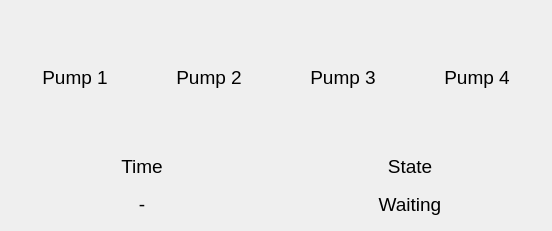
       <widget class="QWidget" name="tab">
        <attribute name="title">
         <string>Backwash</string>
        </attribute>
        <layout class="QVBoxLayout" name="verticalLayout_37">
         <item>
          <layout class="QHBoxLayout" name="horizontalLayout_25">
           <item>
            <layout class="QVBoxLayout" name="verticalLayout_25">
             <item>
              <layout class="QHBoxLayout" name="horizontalLayout_21">
               <item>
                <spacer name="horizontalSpacer_46">
                 <property name="orientation">
                  <enum>Qt::Horizontal</enum>
                 </property>
                 <property name="sizeHint" stdset="0">
                  <size>
                   <width>40</width>
                   <height>20</height>
                  </size>
                 </property>
                </spacer>
               </item>
               <item>
                <widget class="StateView" name="pump1BackwashView" native="true">
                 <property name="minimumSize">
                  <size>
                   <width>48</width>
                   <height>48</height>
                  </size>
                 </property>
                 <property name="maximumSize">
                  <size>
                   <width>48</width>
                   <height>48</height>
                  </size>
                 </property>
                </widget>
               </item>
               <item>
                <spacer name="horizontalSpacer_47">
                 <property name="orientation">
                  <enum>Qt::Horizontal</enum>
                 </property>
                 <property name="sizeHint" stdset="0">
                  <size>
                   <width>40</width>
                   <height>20</height>
                  </size>
                 </property>
                </spacer>
               </item>
              </layout>
             </item>
             <item>
              <widget class="QLabel" name="label_34">
               <property name="minimumSize">
                <size>
                 <width>50</width>
                 <height>25</height>
                </size>
               </property>
               <property name="font">
                <font>
                 <pointsize>14</pointsize>
                </font>
               </property>
               <property name="text">
                <string>Pump 1</string>
               </property>
               <property name="alignment">
                <set>Qt::AlignCenter</set>
               </property>
              </widget>
             </item>
            </layout>
           </item>
           <item>
            <layout class="QVBoxLayout" name="verticalLayout_26">
             <item>
              <layout class="QHBoxLayout" name="horizontalLayout_22">
               <item>
                <spacer name="horizontalSpacer_48">
                 <property name="orientation">
                  <enum>Qt::Horizontal</enum>
                 </property>
                 <property name="sizeHint" stdset="0">
                  <size>
                   <width>40</width>
                   <height>20</height>
                  </size>
                 </property>
                </spacer>
               </item>
               <item>
                <widget class="StateView" name="pump2BackwashView" native="true">
                 <property name="minimumSize">
                  <size>
                   <width>48</width>
                   <height>48</height>
                  </size>
                 </property>
                 <property name="maximumSize">
                  <size>
                   <width>48</width>
                   <height>48</height>
                  </size>
                 </property>
                </widget>
               </item>
               <item>
                <spacer name="horizontalSpacer_49">
                 <property name="orientation">
                  <enum>Qt::Horizontal</enum>
                 </property>
                 <property name="sizeHint" stdset="0">
                  <size>
                   <width>40</width>
                   <height>20</height>
                  </size>
                 </property>
                </spacer>
               </item>
              </layout>
             </item>
             <item>
              <widget class="QLabel" name="label_36">
               <property name="minimumSize">
                <size>
                 <width>50</width>
                 <height>25</height>
                </size>
               </property>
               <property name="font">
                <font>
                 <pointsize>14</pointsize>
                </font>
               </property>
               <property name="text">
                <string>Pump 2</string>
               </property>
               <property name="alignment">
                <set>Qt::AlignCenter</set>
               </property>
              </widget>
             </item>
            </layout>
           </item>
           <item>
            <layout class="QVBoxLayout" name="verticalLayout_27">
             <item>
              <layout class="QHBoxLayout" name="horizontalLayout_23">
               <item>
                <spacer name="horizontalSpacer_50">
                 <property name="orientation">
                  <enum>Qt::Horizontal</enum>
                 </property>
                 <property name="sizeHint" stdset="0">
                  <size>
                   <width>40</width>
                   <height>20</height>
                  </size>
                 </property>
                </spacer>
               </item>
               <item>
                <widget class="StateView" name="pump3BackwashView" native="true">
                 <property name="minimumSize">
                  <size>
                   <width>48</width>
                   <height>48</height>
                  </size>
                 </property>
                 <property name="maximumSize">
                  <size>
                   <width>48</width>
                   <height>48</height>
                  </size>
                 </property>
                </widget>
               </item>
               <item>
                <spacer name="horizontalSpacer_51">
                 <property name="orientation">
                  <enum>Qt::Horizontal</enum>
                 </property>
                 <property name="sizeHint" stdset="0">
                  <size>
                   <width>40</width>
                   <height>20</height>
                  </size>
                 </property>
                </spacer>
               </item>
              </layout>
             </item>
             <item>
              <widget class="QLabel" name="label_35">
               <property name="minimumSize">
                <size>
                 <width>50</width>
                 <height>25</height>
                </size>
               </property>
               <property name="font">
                <font>
                 <pointsize>14</pointsize>
                </font>
               </property>
               <property name="text">
                <string>Pump 3</string>
               </property>
               <property name="alignment">
                <set>Qt::AlignCenter</set>
               </property>
              </widget>
             </item>
            </layout>
           </item>
           <item>
            <layout class="QVBoxLayout" name="verticalLayout_28">
             <item>
              <layout class="QHBoxLayout" name="horizontalLayout_24">
               <item>
                <spacer name="horizontalSpacer_52">
                 <property name="orientation">
                  <enum>Qt::Horizontal</enum>
                 </property>
                 <property name="sizeHint" stdset="0">
                  <size>
                   <width>40</width>
                   <height>20</height>
                  </size>
                 </property>
                </spacer>
               </item>
               <item>
                <widget class="StateView" name="pump4BackwashView" native="true">
                 <property name="minimumSize">
                  <size>
                   <width>48</width>
                   <height>48</height>
                  </size>
                 </property>
                 <property name="maximumSize">
                  <size>
                   <width>48</width>
                   <height>48</height>
                  </size>
                 </property>
                </widget>
               </item>
               <item>
                <spacer name="horizontalSpacer_53">
                 <property name="orientation">
                  <enum>Qt::Horizontal</enum>
                 </property>
                 <property name="sizeHint" stdset="0">
                  <size>
                   <width>40</width>
                   <height>20</height>
                  </size>
                 </property>
                </spacer>
               </item>
              </layout>
             </item>
             <item>
              <widget class="QLabel" name="label_39">
               <property name="minimumSize">
                <size>
                 <width>50</width>
                 <height>25</height>
                </size>
               </property>
               <property name="font">
                <font>
                 <pointsize>14</pointsize>
                </font>
               </property>
               <property name="text">
                <string>Pump 4</string>
               </property>
               <property name="alignment">
                <set>Qt::AlignCenter</set>
               </property>
              </widget>
             </item>
            </layout>
           </item>
          </layout>
         </item>
         <item>
          <layout class="QHBoxLayout" name="horizontalLayout_34">
           <item>
            <layout class="QVBoxLayout" name="verticalLayout_6">
             <item>
              <layout class="QHBoxLayout" name="horizontalLayout_35">
               <item>
                <spacer name="horizontalSpacer_42">
                 <property name="orientation">
                  <enum>Qt::Horizontal</enum>
                 </property>
                 <property name="sizeHint" stdset="0">
                  <size>
                   <width>40</width>
                   <height>20</height>
                  </size>
                 </property>
                </spacer>
               </item>
               <item>
                <widget class="QLabel" name="timeIconLabel_5">
                 <property name="minimumSize">
                  <size>
                   <width>48</width>
                   <height>48</height>
                  </size>
                 </property>
                 <property name="maximumSize">
                  <size>
                   <width>48</width>
                   <height>48</height>
                  </size>
                 </property>
                 <property name="text">
                  <string/>
                 </property>
                 <property name="pixmap">
                  <pixmap resource="../../resource.qrc">:/res/icons/procedure_time.svg</pixmap>
                 </property>
                 <property name="scaledContents">
                  <bool>true</bool>
                 </property>
                 <property name="alignment">
                  <set>Qt::AlignCenter</set>
                 </property>
                </widget>
               </item>
               <item>
                <spacer name="horizontalSpacer_43">
                 <property name="orientation">
                  <enum>Qt::Horizontal</enum>
                 </property>
                 <property name="sizeHint" stdset="0">
                  <size>
                   <width>40</width>
                   <height>20</height>
                  </size>
                 </property>
                </spacer>
               </item>
              </layout>
             </item>
             <item>
              <widget class="QLabel" name="label_47">
               <property name="minimumSize">
                <size>
                 <width>50</width>
                 <height>32</height>
                </size>
               </property>
               <property name="font">
                <font>
                 <pointsize>14</pointsize>
                </font>
               </property>
               <property name="text">
                <string>Time</string>
               </property>
               <property name="alignment">
                <set>Qt::AlignCenter</set>
               </property>
              </widget>
             </item>
             <item>
              <widget class="QLabel" name="backwashTimeLabel">
               <property name="minimumSize">
                <size>
                 <width>50</width>
                 <height>32</height>
                </size>
               </property>
               <property name="font">
                <font>
                 <pointsize>14</pointsize>
                </font>
               </property>
               <property name="text">
                <string>-</string>
               </property>
               <property name="alignment">
                <set>Qt::AlignCenter</set>
               </property>
              </widget>
             </item>
            </layout>
           </item>
           <item>
            <layout class="QVBoxLayout" name="verticalLayout_32">
             <item>
              <layout class="QHBoxLayout" name="horizontalLayout_36">
               <item>
                <spacer name="horizontalSpacer_57">
                 <property name="orientation">
                  <enum>Qt::Horizontal</enum>
                 </property>
                 <property name="sizeHint" stdset="0">
                  <size>
                   <width>40</width>
                   <height>20</height>
                  </size>
                 </property>
                </spacer>
               </item>
               <item>
                <widget class="QLabel" name="timeIconLabel_6">
                 <property name="minimumSize">
                  <size>
                   <width>48</width>
                   <height>48</height>
                  </size>
                 </property>
                 <property name="maximumSize">
                  <size>
                   <width>48</width>
                   <height>48</height>
                  </size>
                 </property>
                 <property name="text">
                  <string/>
                 </property>
                 <property name="pixmap">
                  <pixmap resource="../../resource.qrc">:/res/icons/procedure_water.svg</pixmap>
                 </property>
                 <property name="scaledContents">
                  <bool>true</bool>
                 </property>
                 <property name="alignment">
                  <set>Qt::AlignCenter</set>
                 </property>
                </widget>
               </item>
               <item>
                <spacer name="horizontalSpacer_58">
                 <property name="orientation">
                  <enum>Qt::Horizontal</enum>
                 </property>
                 <property name="sizeHint" stdset="0">
                  <size>
                   <width>40</width>
                   <height>20</height>
                  </size>
                 </property>
                </spacer>
               </item>
              </layout>
             </item>
             <item>
              <widget class="QLabel" name="presureSwitchTestLabel_3">
               <property name="minimumSize">
                <size>
                 <width>50</width>
                 <height>32</height>
                </size>
               </property>
               <property name="font">
                <font>
                 <pointsize>14</pointsize>
                </font>
               </property>
               <property name="text">
                <string>State</string>
               </property>
               <property name="alignment">
                <set>Qt::AlignCenter</set>
               </property>
              </widget>
             </item>
             <item>
              <widget class="QLabel" name="backwashStateLabel">
               <property name="minimumSize">
                <size>
                 <width>50</width>
                 <height>32</height>
                </size>
               </property>
               <property name="font">
                <font>
                 <pointsize>14</pointsize>
                </font>
               </property>
               <property name="text">
                <string>Waiting</string>
               </property>
               <property name="alignment">
                <set>Qt::AlignCenter</set>
               </property>
              </widget>
             </item>
            </layout>
           </item>
          </layout>
         </item>
        </layout>
       </widget>
